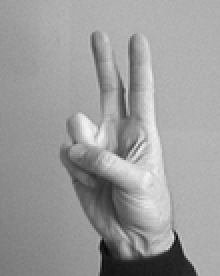
#> input picture testing images/hand0.png, 110 x 138 px, shrunk from 256 x 320 before the run (shown 2 times larger)
$ jupyter execute --allow-errors dp_barycenter_testing.ipynb
#> lines starting #> are read from the running program, lines starting #| are printed output that depends on the picture; long printed decimals are rounded
[cell 1]
import matplotlib.pyplot as plt
import numpy as np
import math
from PIL import Image
import copy
import glob

[cell 2]
class point:

    def __init__(self, x, y, data):
        #point data
        self.x = x
        self.y = y
        self.data = data

    def __repr__(self):
        return f'{{"x": {self.x}, "y": {self.y}}}'

# [17 lines of commented-out code are left out]

class quadtree:

    def __init__(self, x, y, l):
        #initialize quadtree object
        self.x = x
        self.y = y
        self.l = l
        self.points = []
        self.divided = False
        self.topleft = None
        self.topright = None
        self.botleft = None
        self.botright = None
        self.parent = None
        self.flow = None
        self.mass = 0
        self.min_cost_child = None
        self.cost_to_parent = 0
        self.augment_cost = 0
        self.augment_path_cost = 0
        self.augment_mass = 0

    def contains(self, point):
        # checks if point falls within a cell
        xcheck = self.x - (self.l / 2) <= point.x and self.x + (self.l / 2) >= point.x
        ycheck = self.y - (self.l / 2) <= point.y and self.y + (self.l / 2) >= point.y
        return xcheck and ycheck

    def subdivide(self):
        #divide up the current cell
        x, y, l = self.x, self.y, self.l

        self.topleft = quadtree(x-l/4, y+l/4, l/2)
        self.topleft.parent = self

        self.topright = quadtree(x+l/4, y+l/4, l/2)
        self.topright.parent = self

        self.botleft = quadtree(x-l/4, y-l/4, l/2)
        self.botleft.parent = self

        self.botright = quadtree(x+l/4, y-l/4, l/2)
        self.botright.parent = self

        self.divided = True

        for point in self.points:
            leaf = self.topleft.insert(point)
            if leaf == None:
                leaf = self.topright.insert(point)
            if leaf == None:
                leaf = self.botleft.insert(point)
            if leaf == None:
                leaf = self.botright.insert(point)

        self.points = []

    def insert(self, point):
        #insert a point into the quadtree starting at root
        if not self.contains(point):
            return None
        elif self.divided:
            leaf = self.topleft.insert(point)
            if leaf == None:
                leaf = self.topright.insert(point)
            if leaf == None:
                leaf = self.botleft.insert(point)
            if leaf == None:
                leaf = self.botright.insert(point)
            return leaf
        elif len(self.points) == 0:
            self.points.append(point)
            return self
        else:
            self.subdivide()
            leaf = self.topleft.insert(point)
            if leaf == None:
                leaf = self.topright.insert(point)
            if leaf == None:
                leaf = self.botleft.insert(point)
            if leaf == None:
                leaf = self.botright.insert(point)
            return leaf

    def backward_insert(self, point):
        #insert a point into the quadtree bottom-up recursively starting at leaf

        leaf = self.insert(point)
        if leaf == None:
            return self.parent.backward_insert(point)

        return leaf

    def killemptychildren(self):
        #get rid of any cells that do not have points inisde
        if not self.divided and len(self.points) != 0:
            return

        if not self.topleft.divided and len(self.topleft.points) == 0:
            self.topleft = None
        else:
            self.topleft.killemptychildren()

        if not self.topright.divided and len(self.topright.points) == 0:
            self.topright = None
        else:
            self.topright.killemptychildren()

        if not self.botleft.divided and len(self.botleft.points) == 0:
            self.botleft = None
        else:
            self.botleft.killemptychildren()

        if not self.botright.divided and len(self.botright.points) == 0:
            self.botright = None
        else:
            self.botright.killemptychildren()


    def printsub(self):
        if self.divided is False and len(self.points) > 0:
            print((self.x, self.y, self.l))
            print(self.points)
        else:
            if self.topleft is not None:
                self.topleft.printsub()
            if self.topright is not None:
                self.topright.printsub()
            if self.botleft is not None:
                self.botleft.printsub()
            if self.botright is not None:
                self.botright.printsub()

    # [100 lines left out: functions getlistofpoints, getcellboundaries, plottree, not called in this run]

def getboundingbox(lstofpts):
    #gets non randomly shifted minimum bounding box
    minx = float('inf')
    maxx = -float('inf')
    miny = float('inf')
    maxy = -float('inf')

    for pt in lstofpts:
        if pt.x < minx:
            minx = pt.x
        if pt.x > maxx:
            maxx = pt.x
        if pt.y < miny:
            miny = pt.y
        if pt.y > maxy:
            maxy = pt.y

    centerx = (minx + maxx)/2
    centery = (miny + maxy)/2
    length = max(maxx-minx, maxy-miny)

    return centerx, centery, length

[cell 3]
def insert_list(qtree, points):
    #insert a list of points into the quadtree
    q = qtree
    for p in points:
        q = q.backward_insert(p)

[cell 4]
def is_leaf(qtree):
    #returns true if node is leaf
    if qtree.divided == False:
        return True
    else:
        return False

[cell 5]
def euclidean_dist(x1, x2, y1, y2):
    return math.sqrt((x2-x1)**2 + (y2-y1)**2)


def initialize(qtree, cost_func, k):
    global cost
    if qtree == None:
        return
    if is_leaf(qtree):
        pt = qtree.points[0]
        qtree.flow = np.array(pt.data)
        for m in pt.data:
            cost += m* cost_func(pt.x, qtree.x, pt.y, qtree.y)
        return

    initialize(qtree.topleft, cost_func, k)
    initialize(qtree.topright, cost_func, k)
    initialize(qtree.botleft, cost_func, k)
    initialize(qtree.botright, cost_func, k)
    qtree.flow = np.zeros(k)
    if qtree.topleft != None:
        qtree.flow += qtree.topleft.flow
        qtree.topleft.cost_to_parent = cost_func(qtree.x, qtree.topleft.x, qtree.y, qtree.topleft.y)
        cost += np.sum(qtree.topleft.flow * qtree.topleft.cost_to_parent)
    if qtree.topright != None:
        qtree.flow += qtree.topright.flow
        qtree.topright.cost_to_parent = cost_func(qtree.x, qtree.topright.x, qtree.y, qtree.topright.y)
        cost += np.sum(qtree.topright.flow * qtree.topright.cost_to_parent)
    if qtree.botleft != None:
        qtree.flow += qtree.botleft.flow
        qtree.botleft.cost_to_parent = cost_func(qtree.x, qtree.botleft.x, qtree.y, qtree.botleft.y)
        cost += np.sum(qtree.botleft.flow * qtree.botleft.cost_to_parent)
    if qtree.botright != None:
        qtree.flow += qtree.botright.flow
        qtree.botright.cost_to_parent = cost_func(qtree.x, qtree.botright.x, qtree.y, qtree.botright.y)
        cost += np.sum(qtree.botright.flow * qtree.botright.cost_to_parent)

def minimize_path_cost(qtree):
    qtree.augment_path_cost = 0
    if qtree.botleft != None:
        c = qtree.botleft.augment_path_cost + qtree.botleft.augment_cost
        if c < qtree.augment_path_cost:
            qtree.augment_path_cost = c
            qtree.min_cost_child = qtree.botleft
    if qtree.botright != None:
        c = qtree.botright.augment_path_cost + qtree.botright.augment_cost
        if c < qtree.augment_path_cost:
            qtree.augment_path_cost = c
            qtree.min_cost_child = qtree.botright
    if qtree.topleft != None:
        c = qtree.topleft.augment_path_cost + qtree.topleft.augment_cost
        if c < qtree.augment_path_cost:
            qtree.augment_path_cost = c
            qtree.min_cost_child = qtree.topleft
    if qtree.topright != None:
        c = qtree.topright.augment_path_cost + qtree.topright.augment_cost
        if c < qtree.augment_path_cost:
            qtree.augment_path_cost = c
            qtree.min_cost_child = qtree.topright

def update_augment_mass(qtree, k):
    qtree.augment_mass = 0
    if qtree.augment_path_cost < 0:
        mask = np.where(qtree.min_cost_child.flow > 0.000000000000001)
        nonzero_flow = qtree.min_cost_child.flow[mask]
        if len(nonzero_flow) == 0:
            return
        min_flow = np.min(nonzero_flow)
        if qtree.min_cost_child.augment_mass == 0:
            qtree.augment_mass = min_flow
        else:
            qtree.augment_mass = min(min_flow, qtree.min_cost_child.augment_mass)

def compute_augmenting_path(qtree, k):
    if qtree == None:
        return
    if is_leaf(qtree):
        k1 = len(np.where(qtree.flow > 0.000000000000001)[0])     # number of distributions with positive flow
        qtree.augment_cost = (k - 2*k1) * qtree.cost_to_parent
        return

    compute_augmenting_path(qtree.botleft, k)
    compute_augmenting_path(qtree.botright, k)
    compute_augmenting_path(qtree.topleft, k)
    compute_augmenting_path(qtree.topright, k)

    k1 = len(np.where(qtree.flow > 0.000000000000001)[0])      # number of distributions with positive flow
    qtree.augment_cost = (k - 2*k1) * qtree.cost_to_parent
    minimize_path_cost(qtree)
    update_augment_mass(qtree, k)

def push_flow(qtree, cost_func, k, push_mass):
    global barycenter

    if qtree.min_cost_child == None:
        # if is_leaf(qtree):
        #     cost -= push_mass * cost_func(qtree.x, qtree.points[0].x,
        #                                   qtree.y, qtree.points[0].y) * positive_flow(qtree)
        qtree.mass = push_mass
        if (qtree.x, qtree.y) not in barycenter:
            barycenter[(qtree.x, qtree.y)] = 0
        barycenter[(qtree.x, qtree.y)] += qtree.mass
        qtree.flow -= push_mass
        k1 = len(np.where(qtree.flow > 0.000000000000001)[0])
        qtree.augment_cost = (k - 2*k1) * qtree.cost_to_parent
        return

    push_flow(qtree.min_cost_child, cost_func, k, push_mass)

    qtree.flow -= push_mass
    k1 = len(np.where(qtree.flow > 0.000000000000001)[0])
    qtree.augment_cost = (k - 2*k1) * qtree.cost_to_parent
    qtree.min_cost_child = None
    minimize_path_cost(qtree)
    update_augment_mass(qtree, k)

# [11 lines of commented-out code are left out]

def compute_barycenter(qtree, cost_func, k):
    global cost

    initialize(qtree, cost_func, k)
    qtree.mass = 1
    compute_augmenting_path(qtree, k)
    cost += qtree.augment_path_cost*qtree.augment_mass

    while qtree.augment_path_cost < -.000000000000001 and qtree.mass > 0.000000000000001:
        qtree.mass -= qtree.augment_mass
        push_flow(qtree, euclidean_dist, k, qtree.augment_mass)
        cost += qtree.augment_path_cost*qtree.augment_mass

[cell 6]
cost = 0
testqtree = quadtree(0, 0, 4)
testqtree.insert(point(1, 1, [0.7106547513959407, 0.5883077126152989, 0.7106547513959407]))
testqtree.insert(point(1, -1, [0.2893452486040593, 0.4116922873847011, 0.2893452486040593]))
testqtree.killemptychildren()

#> (the rest of this cell did not finish here and is left out)

print(cost)
print(barycenter)
barycenter = {}
cost = 0
testqtree = quadtree(0, 0, 4)
testqtree.insert(point(1, 1, [0.5, .6, 0.5]))
testqtree.insert(point(1, -1, [0.5, .4, 0.5]))
testqtree.killemptychildren()

compute_barycenter(testqtree, euclidean_dist, 3)
print(cost)
print(barycenter)

[cell 7]
cost = 0
barycenter = {}

sq = (0, 0, 3)
qtree = quadtree(0,0,3)
qtree.insert(point(0, -1.5, [2/3, 1/3]))
qtree.insert(point(1, 1, [0, 2/3]))
qtree.insert(point(1, 1.01, [1/3, 0]))
qtree.killemptychildren()

qtree.printsub()
compute_barycenter(qtree, euclidean_dist, 2)
print(cost)
print(barycenter)

[cell 8]
def normalize_image(im):
    s = np.sum(im)
    normalized_im = im/s
    return normalized_im

[cell 9]
def getrandshift(lstofpts):
    #constructs the initial square for a random shift quadtree
    initx, inity, initlength = getboundingbox(lstofpts)
    minx = initx - initlength/2
    maxx = initx + initlength/2
    miny = inity - initlength/2
    maxy = inity + initlength/2

    shiftx = np.random.uniform(minx, maxx)
    shifty = np.random.uniform(miny, maxy)

    newlength = initlength*2

    return shiftx, shifty, newlength

[cell 10]
def images_to_points(images):
    points = []
    m = 0
    n = 0
    for im in images:
        if im.shape[0] > m:
            m = im.shape[0]
        if im.shape[1] > n:
            n = im.shape[1]

    for i in range(len(images)):
        row_diff = m - images[i].shape[0]
        col_diff = n - images[i].shape[1]
        images[i] = np.pad(images[i], ((math.floor(row_diff/2), math.ceil(row_diff/2)), (math.floor(col_diff/2), math.ceil(col_diff/2))),
                    'constant', constant_values=0)

    for i in range(m):
        for j in range(n):
            p = point(i, j, [im[i][j] for im in images])
            points.append(p)

    return points, (m, n)

[cell 11]
def plotbarycenter(barycenterdict, point_size, image_size):
    coords = barycenterdict.items()
    x = [pt[0][0] for pt in coords]
    y = [pt[0][1] for pt in coords]
    t = [pt[1] for pt in coords]
    # t = np.linspace(0, 1, len(x))
    fig, ax = plt.subplots()
    sc = ax.scatter(y, x, c=t, marker='.', s=point_size)
    fig.colorbar(sc, label="mass")
    plt.xlim(0, image_size[1])
    plt.ylim(0, image_size[0])
    plt.gca().invert_yaxis()
    plt.show()

[cell 12]
hand0 = np.array(Image.open("testing images/hand0.png")) #load image and get pixel values
#> hand0 is the input picture: shape (138, 110); min 9, max 244, mean 155.8
normalized_hand0 = normalize_image(hand0)
#> in normalize_image, `s = np.sum(im)`: s = 2365103
identical_image_points, hand_size = images_to_points([normalized_hand0, normalized_hand0])
#> the loop in images_to_points, `for im in images:` made 2 passes
#> (m, n) on pass 1: (138, 110)
#> after the loop in images_to_points, `for im in images:`: m = 138; n = 110
#> the loop in images_to_points, `for i in range(len(images)):` made 2 passes
#> (row_diff, col_diff) on passes 1 to 2: (0, 0), (0, 0)
#> after the loop in images_to_points, `for i in range(len(images)):`: images = 2 items
#> the loop in images_to_points, `for i in range(m):` made 138 passes

barycenter = {}
cost = 0
sq1_x, sq1_y, sq1_l = getboundingbox(identical_image_points)
qtree1 = quadtree(sq1_x, sq1_y, sq1_l)
insert_list(qtree1, identical_image_points)
qtree1.killemptychildren()
compute_barycenter(qtree1, euclidean_dist, 2)
print(cost)
#| 0.6687
plotbarycenter(barycenter, 1, hand_size)
#> in plotbarycenter, `plt.show()`:
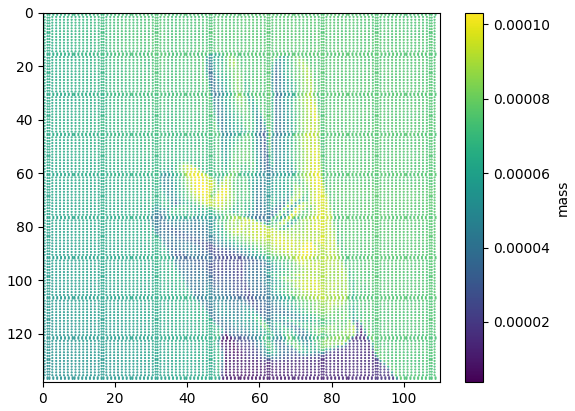
#> figure drawn by matplotlib, 2 panels

[cell 13]
#test on three different images

tree = tree = np.array(Image.open("testing images/tree.png").convert('L'))
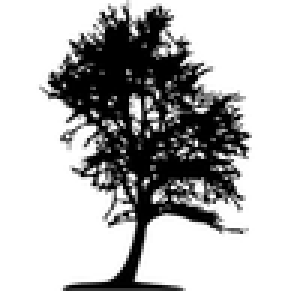
#> input picture testing images/tree.png, 97 x 97 px, shrunk from 225 x 225 before the run (shown 3 times larger)
normalized_tree = normalize_image(tree)
dog = np.array(Image.open("testing images/dog.png"))
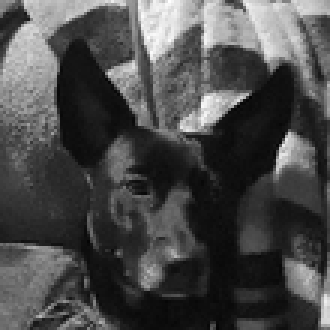
#> input picture testing images/dog.png, 110 x 110 px, shrunk from 256 x 256 before the run (shown 3 times larger)
#> dog is the input picture: shape (110, 110); min 2, max 254, mean 74.2
normalized_dog = normalize_image(dog)
different_image_points, size2 = images_to_points([normalized_hand0, normalized_tree, normalized_dog])
#> the loop in images_to_points (call 2), `for im in images:` made 3 passes
#> the loop in images_to_points (call 2), `for i in range(len(images)):` made 3 passes

cost = 0
barycenter = {}
sq2_x, sq2_y, sq2_l = getboundingbox(different_image_points)
#> (the rest of this cell did not finish here and is left out)

[cell 14]
print(int(hand0[1][36]) + int(dog[1][36]))
#| 347
print(int(hand0[1][35]) + int(dog[1][35]))
#| 327
print(hand0[0][35])
#| 174
print(hand0[0][36])
#| 174
print(hand0[36][0])
#| 150
print(hand0[35][0])
#| 150
print(hand0[35][1])
#| 152
print(hand0[36][1])
#| 149

[cell 15]
#test on mnist zeros

import glob
zero_images = []
for filename in glob.glob('testing images/mnist_zeros/*.png'):
    im = np.array(Image.open(filename))
    normalized_im = normalize_image(im)
    zero_images.append(normalized_im)
zero_image_points, zero_image_size = images_to_points(zero_images)

cost = 0
barycenter = {}
mnist_sq_x, mnist_sq_y, mnist_sq_l = getboundingbox(zero_image_points)
mnist_qtree = quadtree(mnist_sq_x, mnist_sq_y, mnist_sq_l)
insert_list(mnist_qtree, zero_image_points)
# for p in zero_image_points:
#     mnist_qtree0.insert(p)
#> (the rest of this cell did not finish here and is left out)

[cell 16]
#test on mnist ones

one_images = []
for filename in glob.glob('testing images/mnist_ones/*.png'):
    im = np.array(Image.open(filename))
    normalized_im = normalize_image(im)
    one_images.append(normalized_im)
one_image_points, one_image_size = images_to_points(one_images)

cost = 0
barycenter = {}
mnist_sq_x, mnist_sq_y, mnist_sq_l = getboundingbox(one_image_points)
mnist_qtree = quadtree(mnist_sq_x, mnist_sq_y, mnist_sq_l)
insert_list(mnist_qtree, one_image_points)
#> (the rest of this cell did not finish here and is left out)

[cell 17]
two_images = []
for filename in glob.glob('testing images/mnist_twos/*.png'):
    im = np.array(Image.open(filename))
    normalized_im = normalize_image(im)
    two_images.append(normalized_im)
two_image_points, two_image_size = images_to_points(two_images)

cost = 0
barycenter = {}
mnist_sq_x, mnist_sq_y, mnist_sq_l = getboundingbox(two_image_points)
mnist_qtree = quadtree(mnist_sq_x, mnist_sq_y, mnist_sq_l)
insert_list(mnist_qtree, two_image_points)
#> (the rest of this cell did not finish here and is left out)

[cell 18]
three_images = []
for filename in glob.glob('testing images/mnist_threes/*.png'):
    im = np.array(Image.open(filename))
    normalized_im = normalize_image(im)
    three_images.append(normalized_im)
three_image_points, three_image_size = images_to_points(three_images)

cost = 0
barycenter = {}
mnist_sq_x, mnist_sq_y, mnist_sq_l = getboundingbox(three_image_points)
mnist_qtree = quadtree(mnist_sq_x, mnist_sq_y, mnist_sq_l)
insert_list(mnist_qtree, three_image_points)
#> (the rest of this cell did not finish here and is left out)

[cell 19]
four_images = []
for filename in glob.glob('testing images/mnist_fours/*.png'):
    im = np.array(Image.open(filename))
    normalized_im = normalize_image(im)
    four_images.append(normalized_im)
four_image_points, four_image_size = images_to_points(four_images)

cost = 0
barycenter = {}
mnist_sq_x, mnist_sq_y, mnist_sq_l = getboundingbox(four_image_points)
mnist_qtree = quadtree(mnist_sq_x, mnist_sq_y, mnist_sq_l)
insert_list(mnist_qtree, four_image_points)
#> (the rest of this cell did not finish here and is left out)

[cell 20]
five_images = []
for filename in glob.glob('testing images/mnist_fives/*.png'):
    im = np.array(Image.open(filename))
    normalized_im = normalize_image(im)
    five_images.append(normalized_im)
five_image_points, five_image_size = images_to_points(five_images)

cost = 0
barycenter = {}
mnist_sq_x, mnist_sq_y, mnist_sq_l = getboundingbox(five_image_points)
mnist_qtree = quadtree(mnist_sq_x, mnist_sq_y, mnist_sq_l)
insert_list(mnist_qtree, five_image_points)
#> (the rest of this cell did not finish here and is left out)

[cell 21]
six_images = []
for filename in glob.glob('testing images/mnist_sixes/*.png'):
    im = np.array(Image.open(filename))
    normalized_im = normalize_image(im)
    six_images.append(normalized_im)
six_image_points, six_image_size = images_to_points(six_images)

cost = 0
barycenter = {}
mnist_sq_x, mnist_sq_y, mnist_sq_l = getboundingbox(six_image_points)
mnist_qtree = quadtree(mnist_sq_x, mnist_sq_y, mnist_sq_l)
insert_list(mnist_qtree, six_image_points)
#> (the rest of this cell did not finish here and is left out)

[cell 22]
seven_images = []
for filename in glob.glob('testing images/mnist_sevens/*.png'):
    im = np.array(Image.open(filename))
    normalized_im = normalize_image(im)
    seven_images.append(normalized_im)
seven_image_points, seven_image_size = images_to_points(seven_images)

cost = 0
barycenter = {}
mnist_sq_x, mnist_sq_y, mnist_sq_l = getboundingbox(seven_image_points)
mnist_qtree = quadtree(mnist_sq_x, mnist_sq_y, mnist_sq_l)
insert_list(mnist_qtree, seven_image_points)
#> (the rest of this cell did not finish here and is left out)

[cell 23]
eight_images = []
for filename in glob.glob('testing images/mnist_eights/*.png'):
    im = np.array(Image.open(filename))
    normalized_im = normalize_image(im)
    eight_images.append(normalized_im)
eight_image_points, eight_image_size = images_to_points(eight_images)

cost = 0
barycenter = {}
mnist_sq_x, mnist_sq_y, mnist_sq_l = getboundingbox(eight_image_points)
mnist_qtree = quadtree(mnist_sq_x, mnist_sq_y, mnist_sq_l)
insert_list(mnist_qtree, eight_image_points)
#> (the rest of this cell did not finish here and is left out)

[cell 24]
nine_images = []
for filename in glob.glob('testing images/mnist_nines/*.png'):
    im = np.array(Image.open(filename))
    normalized_im = normalize_image(im)
    nine_images.append(normalized_im)
nine_image_points, nine_image_size = images_to_points(nine_images)

cost = 0
barycenter = {}
mnist_sq_x, mnist_sq_y, mnist_sq_l = getboundingbox(nine_image_points)
mnist_qtree = quadtree(mnist_sq_x, mnist_sq_y, mnist_sq_l)
insert_list(mnist_qtree, nine_image_points)
#> (the rest of this cell did not finish here and is left out)

[cell 25]
#test on mnist zeros with rand shift

zero_costs = []

zero_image_points, zero_image_size = images_to_points(zero_images)
